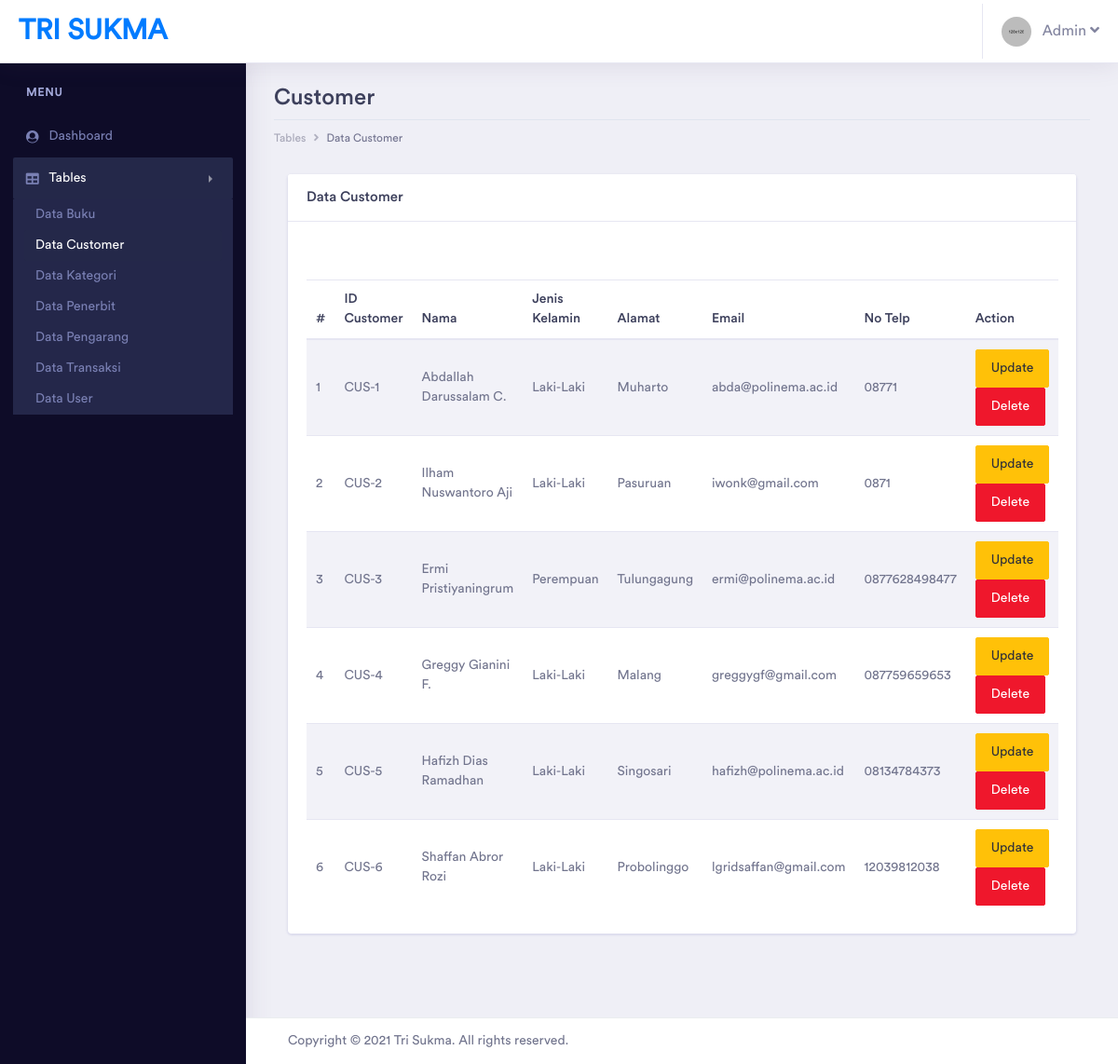
The page /admin/pages/tables/customer/table_customer.php (signed in) on the database its author committed.
### tables this page shows
CREATE TABLE `customer` (
  `id_customer` varchar(20) NOT NULL,
  `nama_customer` varchar(100) NOT NULL,
  `jk_customer` enum('Laki-Laki','Perempuan') NOT NULL,
  `alamat_customer` varchar(200) NOT NULL,
  `email_customer` varchar(100) NOT NULL,
  `telp_customer` varchar(20) NOT NULL,
  `deleted` tinyint(1) NOT NULL
);

### admin/pages/tables/customer/table_customer.php (the view, shortened to what this page needs)
<?php
include '../../../../helper/connection.php';
?>
<?php
if(!$_SESSION['username'] && !$_SESSION['password'] && $_SESSION['tipe_user'] != "Admin")
{
    echo "
		<script type='text/javascript'>
		alert('Anda harus login terlebih dahulu!')
		window.location='../../../index.php';
		</script>";
}
else
{
?>
<!doctype html>
<html lang="en">
<head>
    <link rel="stylesheet" href="../../../assets/vendor/bootstrap/css/bootstrap.min.css">
    <link href="../../../assets/vendor/fonts/circular-std/style.css" rel="stylesheet">
    <link rel="stylesheet" href="../../../assets/libs/css/style.css">
    <link rel="stylesheet" href="../../../assets/vendor/fonts/fontawesome/css/fontawesome-all.css">
    <link rel="stylesheet" href="../../../assets/vendor/charts/chartist-bundle/chartist.css">
    <link rel="stylesheet" href="../../../assets/vendor/charts/morris-bundle/morris.css">
    <link rel="stylesheet" href="../../../assets/vendor/fonts/material-design-iconic-font/css/materialdesignicons.min.css">
    <link rel="stylesheet" href="../../../assets/vendor/charts/c3charts/c3.css">
    <link rel="stylesheet" href="../../../assets/vendor/fonts/flag-icon-css/flag-icon.min.css">
</head>
<body>
    <div class="dashboard-main-wrapper">
        <div class="dashboard-header">
            <nav class="navbar navbar-expand-lg bg-white fixed-top">
                <a class="navbar-brand" href="../../../dashboard.php">Tri Sukma</a>
                <div class="collapse navbar-collapse " id="navbarSupportedContent">
                    <ul class="navbar-nav ml-auto navbar-right-top">
                        <li class="nav-item dropdown nav-user">
                            <a class="nav-link nav-user-img" href="#" id="navbarDropdownMenuLink2" data-toggle="dropdown"
                                aria-haspopup="true" aria-expanded="false"><img src="../../../assets/images/avatar-1.jpg"
                                    alt="" class="user-avatar-md rounded-circle">&nbsp;&nbsp;&nbsp;Admin <i class="fas fa-angle-down"></i></a>
                        </li>
                    </ul>
                </div>
            </nav>
        </div>
        <div class="nav-left-sidebar sidebar-dark">
            <div class="menu-list">
                <nav class="navbar navbar-expand-lg navbar-light">
                    <div class="collapse navbar-collapse" id="navbarNav">
                        <ul class="navbar-nav flex-column">
                            <li class="nav-divider">
                                Menu
                            </li>
                            <li class="nav-item ">
                                <a class="nav-link" href="../../../dashboard.php" aria-expanded="false" data-target="#submenu-1"
                                    aria-controls="submenu-1"><i class="fa fa-fw fa-user-circle"></i>Dashboard
                                    <span class="badge badge-success">6</span></a>
                            </li>
                            <li class="nav-item">
                                <a class="nav-link active" href="#" data-toggle="collapse" aria-expanded="false"
                                    data-target="#submenu-5" aria-controls="submenu-5"><i class="fas fa-fw fa-table"></i>Tables</a>
                                <div id="submenu-5" class="collapse submenu show" style="">
                                    <ul class="nav flex-column">
                                        <li class="nav-item">
                                            <a class="nav-link" href="../buku/table_buku.php">Data Buku</a>
                                        </li>
                                        <li class="nav-item">
                                            <a class="nav-link active" href="table_customer.php">Data Customer</a>
                                        </li>
                                        <li class="nav-item">
                                            <a class="nav-link" href="../kategori/table_kategori.php">Data Kategori</a>
                                        </li>
                                        <li class="nav-item">
                                            <a class="nav-link" href="../penerbit/table_penerbit.php">Data Penerbit</a>
                                        </li>
                                        <li class="nav-item">
                                            <a class="nav-link" href="../pengarang/table_pengarang.php">Data Pengarang</a>
                                        </li>
                                        <li class="nav-item">
                                            <a class="nav-link" href="../transaksi/table_transaksi.php">Data Transaksi</a>
                                        </li>
                                        <li class="nav-item">
                                            <a class="nav-link" href="../user/table_user.php">Data User</a>
                                        </li>
                                    </ul>
                                </div>
                            </li>
                        </ul>
                    </div>
                </nav>
            </div>
        </div>
        <div class="dashboard-wrapper">
            <div class="dashboard-ecommerce">
                <div class="container-fluid dashboard-content ">
                    <div class="row">
                        <div class="col-xl-12 col-lg-12 col-md-12 col-sm-12 col-12">
                            <div class="page-header">
                                <h2 class="pageheader-title">Customer</h2>
                                <div class="page-breadcrumb">
                                    <nav aria-label="breadcrumb">
                                        <ol class="breadcrumb">
                                            <li class="breadcrumb-item"><a href="#" class="breadcrumb-link">Tables</a></li>
                                            <li class="breadcrumb-item active" aria-current="page">Data Customer</li>
                                        </ol>
                                    </nav>
                                </div>
                            </div>
                        </div>
                    </div>
                    <div class="col-xl-12">
                        <div class="card">
                            <h5 class="card-header">Data Customer</h5>
                            <div class="card-body">
                                <br><br>
                                <table class="table table-striped">
                                    <thead>
                                        <tr>
                                            <th>#</th>
                                            <th>ID Customer</th>
                                            <th>Nama</th>
                                            <th>Jenis Kelamin</th>
                                            <th>Alamat</th>
                                            <th>Email</th>
                                            <th>No Telp</th>
                                            <th>Action</th>
                                        </tr>
                                    </thead>
                                    <tbody>
                                        <?php
                                            $query = "SELECT * FROM customer where deleted=0";
                                            $result = mysqli_query($con, $query);
                                            if (mysqli_num_rows($result) > 0)
                                            {
                                                $index = 1;
                                                while($row = mysqli_fetch_assoc($result))
                                                {
                                                    $id_customer = $row['id_customer'];
                                                    echo "
                                                    <tr>
                                                        <td>" . $index++ . "</td>
                                                        <td>" . $row["id_customer"] . "</td>
                                                        <td>" . $row["nama_customer"] . "</td>
                                                        <td>" . $row["jk_customer"] . "</td>
                                                        <td>" . $row["alamat_customer"] . "</td>
                                                        <td>" . $row["email_customer"] . "</td>
                                                        <td>" . $row["telp_customer"] . "</td>
                                                        <td>
                                                            <a href='form_edit_customer.php?id_customer=$id_customer' class='btn btn-warning'>Update</a>
                                                            <a href='process/delete_customer.php?id_customer=$id_customer' class='btn btn-danger'>Delete</a>
                                                        </td>
                                                    </tr>
                                                    ";
                                                }
                                            }
                                            ?>
                                    </tbody>
                                </table>
                            </div>
                        </div>
                    </div>
                </div>
            </div>
            <div class="footer">
                <div class="container-fluid">
                    <div class="row">
                        <div class="col-xl-6 col-lg-6 col-md-6 col-sm-12 col-12">
                            Copyright © 2021 Tri Sukma. All rights reserved.
                        </div>
                        <div class="col-xl-6 col-lg-6 col-md-6 col-sm-12 col-12">
                        </div>
                    </div>
                </div>
            </div>
        </div>
    </div>
</body>
</html>
<?php } ?>

### rows shown on the page
customer: id_customer "CUS-1", nama_customer "Abdallah Darussalam C.", jk_customer "Laki-Laki", alamat_customer "Muharto", email_customer "abda@polinema.ac.id", telp_customer "08771"
customer: id_customer "CUS-2", nama_customer "Ilham Nuswantoro Aji", jk_customer "Laki-Laki", alamat_customer "Pasuruan", email_customer "iwonk@gmail.com", telp_customer "0871"
customer: id_customer "CUS-3", nama_customer "Ermi Pristiyaningrum", jk_customer "Perempuan", alamat_customer "Tulungagung", email_customer "ermi@polinema.ac.id", telp_customer "0877628498477"
customer: id_customer "CUS-4", nama_customer "Greggy Gianini F.", jk_customer "Laki-Laki", alamat_customer "Malang", email_customer "greggygf@gmail.com", telp_customer "087759659653"
customer: id_customer "CUS-5", nama_customer "Hafizh Dias Ramadhan", jk_customer "Laki-Laki", alamat_customer "Singosari", email_customer "hafizh@polinema.ac.id", telp_customer "08134784373"
customer: id_customer "CUS-6", nama_customer "Shaffan Abror Rozi", jk_customer "Laki-Laki", alamat_customer "Probolinggo", email_customer "lgridsaffan@gmail.com", telp_customer "12039812038"
